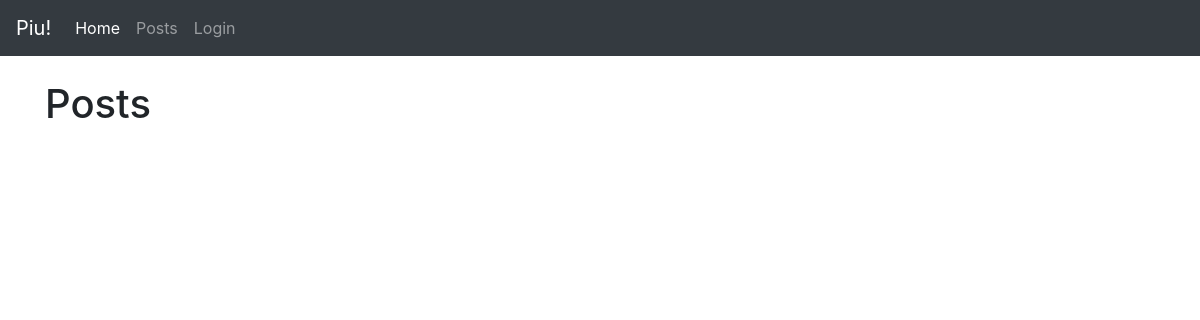
Page /posts on the earlier database version.
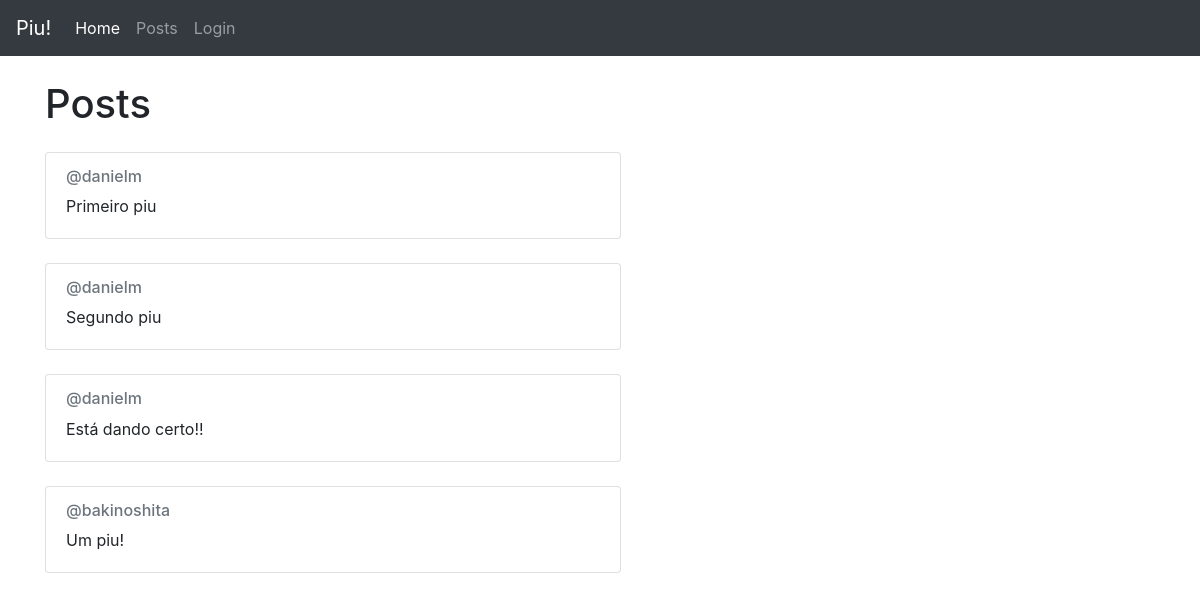
Same page on the later database version.
### app/models/tables.py (models this page shows, shortened)
class Post(db.Model):
    __tablename__ = "posts"
    id = db.Column(db.Integer, primary_key = True)
    content = db.Column(db.Text)
    user_id = db.Column(db.Integer, db.ForeignKey('users.id'))
    user = db.relationship('User', foreign_keys=user_id)

class User(db.Model):
    __tablename__ = "users"
    id = db.Column(db.Integer, primary_key = True)
    username = db.Column(db.String, unique = True)
    password = db.Column(db.String)
    name = db.Column(db.String)
    email = db.Column(db.String, unique = True)

### app/controllers/default.py (the view)
@app.route("/posts")
def posts():
    posts = Post.query.all()
    return render_template("posts.html", posts=posts, User=User)

### app/templates/posts.html (shortened to what this page needs)
{% extends 'base.html' %}
{% block content %}
<div class="container">
  {% if current_user.is_authenticated %}
  <h1>Posts <a class="btn btn-primary ml-4" href="/piu" role="button">Piu</a> </h1>
  {% else %}
  <h1>Posts</h1>
  {% endif %}
  {% for post in posts %}
  <div class="card mt-4" style="width: 36rem;">
    <div class="card-body">
      <h6 class="card-subtitle mb-2 text-muted">@{{ User.query.filter_by(id=post.user_id).first().username }}</h6>
      <p class="card-text">{{ post.content }}</p>
    </div>
  </div>
  {% endfor %}
</div>
{% endblock %}

### app/templates/base.html (shortened to what this page needs)
<!doctype html>
<html lang="pt-br">
  <head>
    <link href="{{ url_for('static', filename="css/bootstrap.min.css") }}" rel="stylesheet">
    <link href="{{ url_for('static', filename="css/base.css") }}" rel="stylesheet">
  </head>
  <body>
    <nav class="navbar navbar-expand-md navbar-dark bg-dark fixed-top">
      <a class="navbar-brand" href="#">Piu!</a>
      <div class="collapse navbar-collapse" id="navbarsExampleDefault">
        <ul class="navbar-nav mr-auto">
          <li class="nav-item active">
            <a class="nav-link" href="/">Home <span class="sr-only">(current)</span></a>
          </li>
          <li class="nav-item">
            <a class="nav-link" href="/posts">Posts</a>
          </li>
          <li class="nav-item">
            {% if current_user.is_authenticated %}
            <a class="nav-link" href="/logout">Logout - {{ current_user.name }}</a>
            {% else %}
            <a class="nav-link" href="/login">Login</a>
            {% endif %}
          </li>
        </ul>
      </div>
    </nav>
    <main role="main">
      {% block content %}
      {% endblock %}
    </main>
  </body>
</html>

### app/static/css/base.css (style rules this page uses)
main { padding-top: 80px }

Differences in the rows shown:
added Post: content "Primeiro piu"
now on this page (row unchanged): User: query.filter_by "danielm"
added Post: content "Segundo piu"
added Post: content "Está dando certo!!"
added Post: content "Um piu!"
added User: query.filter_by "bakinoshita"
